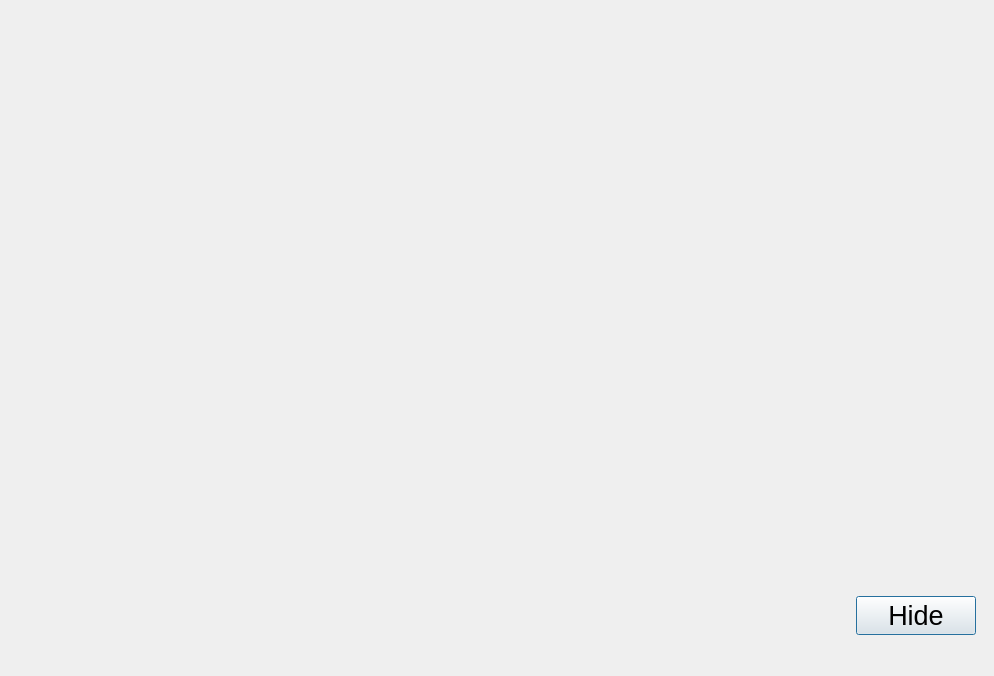
<?xml version="1.0" encoding="UTF-8"?>
<ui version="4.0">
 <class>WPPlanningCard</class>
 <widget class="QDialog" name="WPPlanningCard">
  <property name="geometry">
   <rect>
    <x>0</x>
    <y>0</y>
    <width>994</width>
    <height>676</height>
   </rect>
  </property>
  <property name="sizePolicy">
   <sizepolicy hsizetype="Fixed" vsizetype="Fixed">
    <horstretch>0</horstretch>
    <verstretch>0</verstretch>
   </sizepolicy>
  </property>
  <property name="font">
   <font>
    <pointsize>16</pointsize>
   </font>
  </property>
  <property name="windowTitle">
   <string>Warsaw Pact Planning Card</string>
  </property>
  <layout class="QGridLayout" name="gridLayout">
   <property name="rightMargin">
    <number>18</number>
   </property>
   <item row="2" column="0">
    <spacer name="horizontalSpacer">
     <property name="orientation">
      <enum>Qt::Horizontal</enum>
     </property>
     <property name="sizeHint" stdset="0">
      <size>
       <width>40</width>
       <height>20</height>
      </size>
     </property>
    </spacer>
   </item>
   <item row="0" column="0">
    <spacer name="verticalSpacer">
     <property name="orientation">
      <enum>Qt::Vertical</enum>
     </property>
     <property name="sizeHint" stdset="0">
      <size>
       <width>20</width>
       <height>400</height>
      </size>
     </property>
    </spacer>
   </item>
   <item row="2" column="1">
    <widget class="QPushButton" name="hideBtn">
     <property name="sizePolicy">
      <sizepolicy hsizetype="Fixed" vsizetype="Fixed">
       <horstretch>0</horstretch>
       <verstretch>0</verstretch>
      </sizepolicy>
     </property>
     <property name="minimumSize">
      <size>
       <width>120</width>
       <height>25</height>
      </size>
     </property>
     <property name="font">
      <font>
       <pointsize>20</pointsize>
      </font>
     </property>
     <property name="text">
      <string>Hide</string>
     </property>
    </widget>
   </item>
   <item row="3" column="1">
    <spacer name="verticalSpacer_2">
     <property name="orientation">
      <enum>Qt::Vertical</enum>
     </property>
     <property name="sizeType">
      <enum>QSizePolicy::Fixed</enum>
     </property>
     <property name="sizeHint" stdset="0">
      <size>
       <width>20</width>
       <height>30</height>
      </size>
     </property>
    </spacer>
   </item>
  </layout>
 </widget>
 <resources/>
 <connections/>
</ui>
